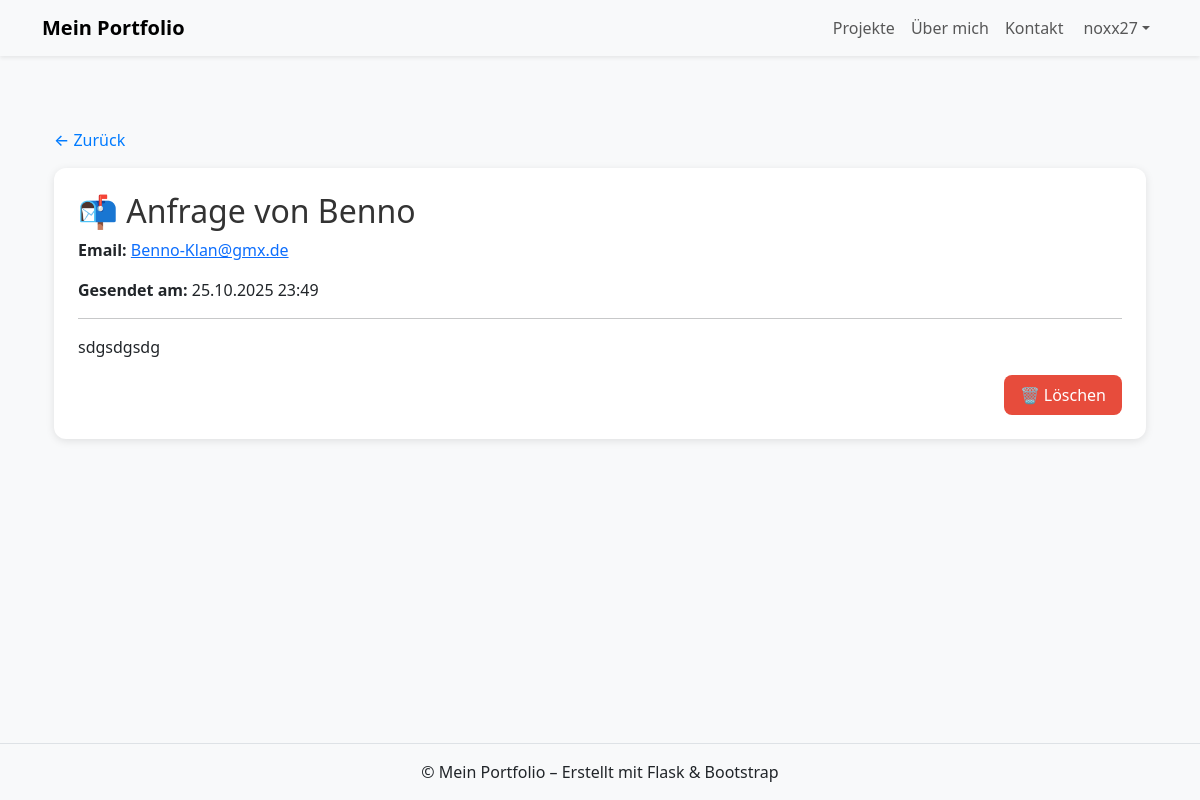
Page /admin/contact/16 (signed in) on the committed database.
### app/models/user.py (models this page shows, shortened)
class User(db.Model, UserMixin):
    id = db.Column(db.Integer, primary_key=True)
    username = db.Column(db.String(50), unique=True, nullable=False)
    email = db.Column(db.String(120), unique=True, nullable=False)
    password_hash = db.Column(db.String(128), nullable=False)
    role = db.Column(db.String(10), default="user")  # "user" oder "admin"
    def is_admin(self):
        return self.role == "admin"

### app/models/database_models.py (models this page shows)
class ContactMessage(db.Model):
    id = db.Column(db.Integer, primary_key=True)
    name = db.Column(db.String(100), nullable=False)
    email = db.Column(db.String(120), nullable=False)
    message = db.Column(db.Text, nullable=False)
    created_at = db.Column(db.DateTime, default=datetime.utcnow)

### app/routes/admin.py (the view)
@admin_bp.route("/contact/<int:message_id>")
@login_required
def contact_detail(message_id):
    msg = ContactMessage.query.get_or_404(message_id)
    return render_template("admin/contact_detail.html", message=msg)

### app/routes/admin.py (called while the page is built)
@admin_bp.before_request
def restrict_to_admins():
    if not current_user.is_authenticated or not current_user.is_admin():
        abort(403)

### app/templates/admin/contact_detail.html (shortened to what this page needs)
{% extends "base.html" %}
{% block content %}
<link rel="stylesheet" href="{{ url_for('static', filename='css/admin.css') }}">
<div class="container mt-4">
  <a href="{{ url_for('admin.contact_requests') }}" class="back-btn">← Zurück</a>
  <div class="detail-card">
    <h2>📬 Anfrage von {{ message.name }}</h2>
    <p><strong>Email:</strong> <a href="mailto:{{ message.email }}">{{ message.email }}</a></p>
    <p><strong>Gesendet am:</strong> {{ message.created_at.strftime('%d.%m.%Y %H:%M') if message.created_at else '-' }}</p>
    <hr>
    <p class="message-content">{{ message.message }}</p>
    <div class="actions">
      <a href="{{ url_for('admin.delete_contact_request', message_id=message.id) }}"
         class="btn btn-danger"
         onclick="return confirm('Diese Nachricht wirklich löschen?')">🗑️ Löschen</a>
    </div>
  </div>
</div>
{% endblock %}

### app/templates/widgets/navbar.html (shortened to what this page needs)
<nav class="navbar navbar-expand-lg navbar-light bg-light shadow-sm">
  <div class="container">
    <a class="navbar-brand fw-bold" href="{{ url_for('main.home') }}">Mein Portfolio</a>
    <div class="collapse navbar-collapse justify-content-end" id="navbarNav">
      <ul class="navbar-nav">
        <li class="nav-item"><a class="nav-link" href="{{ url_for('projects.projects_page') }}">Projekte</a></li>
        <li class="nav-item"><a class="nav-link" href="{{ url_for('about.about_page') }}">Über mich</a></li>
        <li class="nav-item"><a class="nav-link" href="{{ url_for('contact.contact_page') }}">Kontakt</a></li>
        <li class="nav-item dropdown">
          <a class="nav-link dropdown-toggle d-flex align-items-center" href="#" id="userDropdown" role="button"
             data-bs-toggle="dropdown" aria-expanded="false">
            {% if current_user.is_authenticated %}
              {{ current_user.username }}
            {% else %}
              Konto
            {% endif %}
          </a>
        </li>
      </ul>
    </div>
  </div>
</nav>

### app/static/css/style.css (style rules this page uses)
body { background-color: #f8f9fa; }
h1, h2 { color: #333; }
body { animation: fadeIn 0.8s ease-in; }

### app/static/css/admin.css (style rules this page uses)
.actions { text-align: right; }
.detail-card { background: #fff; border-radius: 12px; padding: 1.5rem; box-shadow: 0 2px 8px rgba(0,0,0,0.1); }
.message-content { white-space: pre-wrap; font-size: 1rem; line-height: 1.5; margin-top: 1rem; }
.btn-danger { background-color: #e74c3c; color: #fff; border: none; border-radius: 8px; padding: 8px 16px; text-decoration: none; transition: background 0.2s; }
.back-btn { display: inline-block; margin-bottom: 1rem; color: #007bff; text-decoration: none; font-weight: 500; transition: color 0.2s; }

### rows in the picture
User: username "noxx27"
ContactMessage: name "Benno", email "Benno-Klan@gmx.de", created_at "25.10.2025 23:49", message "sdgsdgsdg"
